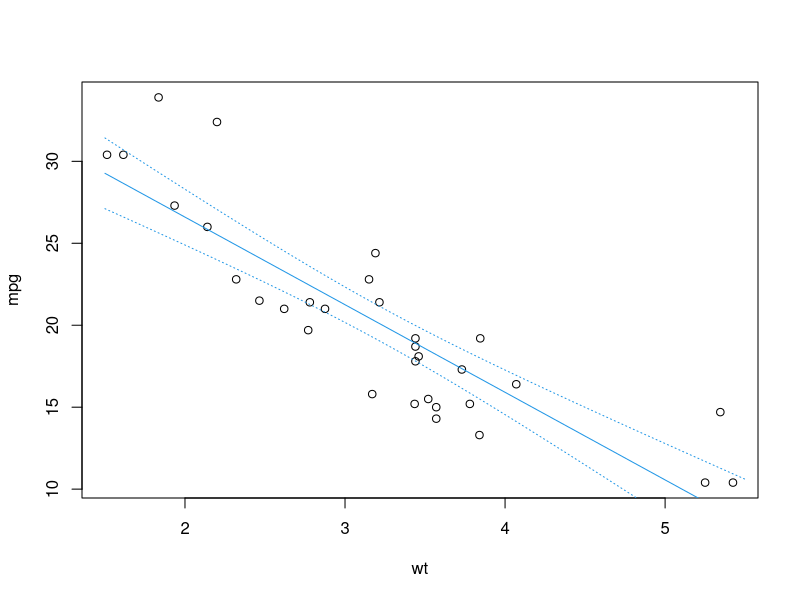
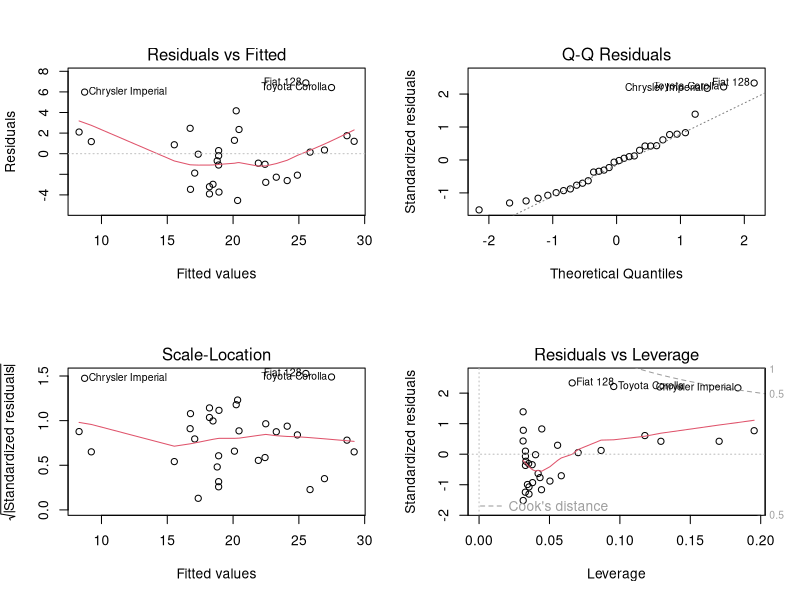
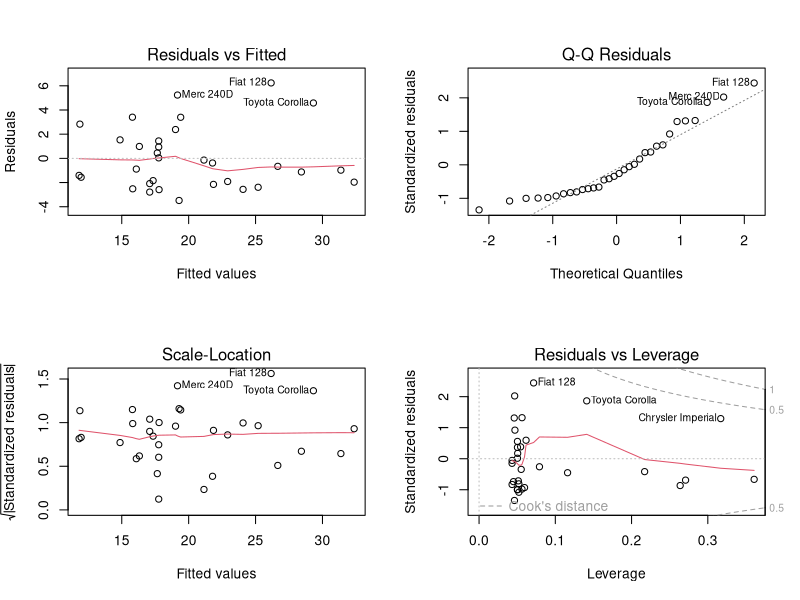
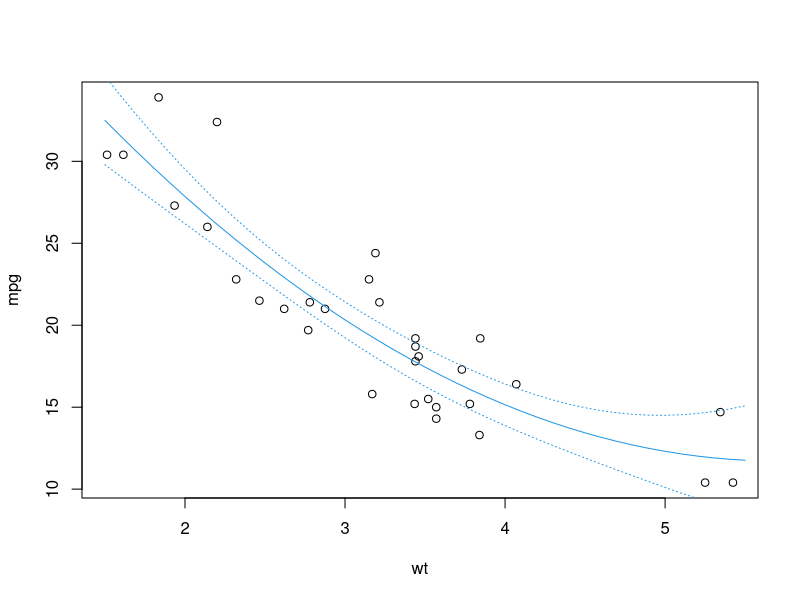
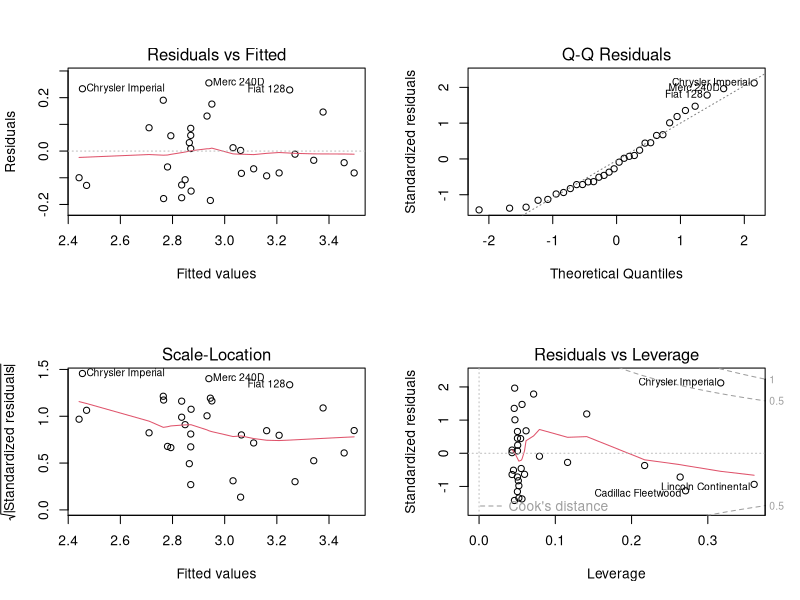

The R script that drew these images, in order:
## ---- chunk 1
#dataset matcars
head(mtcars)
#?mtcars #for full details on the dataset
## ---- chunk 2
attach(mtcars)
cor(cyl, wt) 
#the 2 variables are collinear and cannot be used as predictors in the same model

## ---- chunk 3

model1 = lm(mpg ~ wt, mtcars)
plot(wt, mpg)
MyData = data.frame(wt = seq(1.5, 5.5, 0.1))
pred = predict(model1, MyData, se = T, type = "response")

lines(MyData$wt, pred$fit, col = 4)    
lines(MyData$wt, pred$fit + 1.96*pred$se.fit, col = 4, lty = 3)
lines(MyData$wt, pred$fit - 1.96*pred$se.fit, col = 4, lty = 3)
## ---- chunk 4
par(mfrow = c(2, 2))
plot(model1)
par(mfrow = c(1, 1))
#normality does not look a big problem
shapiro.test(model1$residuals)

# the problem here is 1) non linearity and 2) not homogenous residual spread (only positive residuals for small and large fitted values). Problems with cook distance and influencial values.
# No, we do not fully meet model assumptions here.
## ---- chunk 5
model2 = lm(mpg ~ wt + I(wt^2), mtcars) #including a quadratic term may help to improve homogeneity
summary(model2)
par(mfrow = c(2, 2))
plot(model2)
par(mfrow = c(1, 1)) 

# compared to model 1, here we improved homogeneity (although it is still bad) and actually we lost the normality of residuals
shapiro.test(model2$residuals)

plot(wt, mpg)
MyData = data.frame(wt = seq(1.5, 5.5, 0.1))
pred = predict(model2, MyData, se = T, type = "response")
lines(MyData$wt, pred$fit, col = 4)    
lines(MyData$wt, pred$fit + 1.96*pred$se.fit, col = 4, lty = 3)
lines(MyData$wt, pred$fit - 1.96*pred$se.fit, col = 4, lty = 3)

# compared to model1, model 2 is a better fit, with an improvement of almost 8 points in AIC
AIC(model1, model2)

# our last resort. transforming the response variable
model3 = lm(log(mpg) ~ wt + I(wt^2), mtcars) 
summary(model3)
par(mfrow = c(2, 2))
plot(model3)
par(mfrow = c(1, 1)) 
# normalty of residuals is back. Homogeneity looks better if compared to previous models. Certainly, this is not the dream model. Adding more predictors and increasing sample size would help a lot here!!



